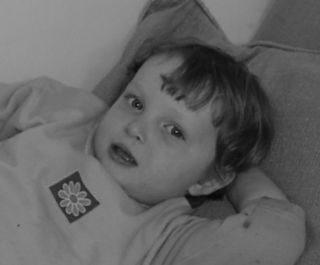
#> input picture images/example.bmp, 320 x 265 px, found by its file name
$ python colorizeTest.py   (older library calls are emulated)
#> lines starting #> are read from the running program, lines starting #| are printed output that depends on the picture; after the words box and inside, x2 and y2 are one past the last pixel; in counts of white or black regions, pixels touching at a corner belong together
import numpy as np
import matplotlib.pyplot as plt
from scipy import misc
from skimage.io import imread, imsave
from scipy import io
from scipy import sparse
from scipy.sparse import linalg
import colorsys
import os
import time
import sys

os.system('cls')
os.system('reset')

def yiq_to_rgb(y, i, q):                                                        # the code from colorsys.yiq_to_rgb is modified to work for arrays
    r = y + 0.948262*i + 0.624013*q
    g = y - 0.276066*i - 0.639810*q
    b = y - 1.105450*i + 1.729860*q
    r[r < 0] = 0
    r[r > 1] = 1
    g[g < 0] = 0
    g[g > 1] = 1
    b[b < 0] = 0
    b[b > 1] = 1
    return (r, g, b)

# ---------------------------------------------------------------------------- #
# ------------------------------- PREPARE ------------------------------------ #
# ---------------------------------------------------------------------------- #

# o_img = input('Enter original file name (using single quotes): ')
# m_img = input('Enter marked file name (using single quotes): ')

dir_path = os.path.dirname(os.path.realpath(__file__))
original = imread('example.bmp')
#> original is the input picture: shape (265, 320, 3); min 7, max 154, mean 98.8
marked = imread('example_marked.bmp')
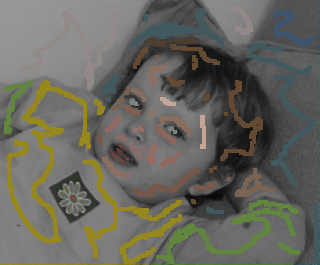
#> input picture images/example_marked.bmp, 320 x 265 px, found by its file name
#> marked is the input picture: shape (265, 320, 3); mean R, G, B 102.4, 102.1, 93.6

original = original.astype(float)/255
marked = marked.astype(float)/255

isColored = abs(original - marked).sum(2) > 0.01                                # isColored as colorIm
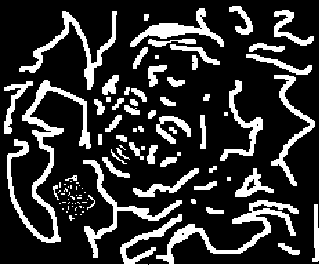
#> isColored: shape (265, 320) bool; 20.5% white; 99 white regions (45 under 20 px), largest, box (x1, y1, x2, y2) and area: (7, 80, 91, 243) 2463, (149, 0, 320, 265) 2423, (19, 11, 117, 90) 1269

(Y,_,_) = colorsys.rgb_to_yiq(original[:,:,0],original[:,:,1],original[:,:,2])

(_,I,Q) = colorsys.rgb_to_yiq(marked[:,:,0],marked[:,:,1],marked[:,:,2])

YUV = np.zeros(original.shape)                                                  # YUV as ntscIm
YUV[:,:,0] = Y
YUV[:,:,1] = I
YUV[:,:,2] = Q
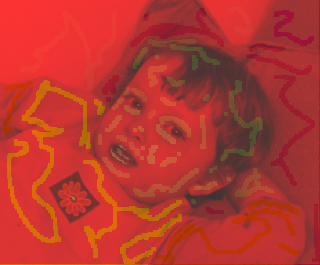
#> YUV: shape (265, 320, 3) float64; mean of channels 0, 1, 2 0.388, 0.0114, -0.0101; drawn with min black and max white

'''
max_d = np.floor(np.log(min(YUV.shape[0],YUV.shape[1]))/np.log(2)-2)
iu = np.floor(YUV.shape[0]/(2**(max_d - 1))) * (2**(max_d - 1))
ju = np.floor(YUV.shape[1]/(2**(max_d - 1))) * (2**(max_d - 1))
isColored = isColored[:iu,:ju].copy()
YUV = YUV[:iu,:ju].copy()
'''
                                                                                # ALTERNATIVE :: colorized = abs(getColorExact( colorIm, YUV ));

# ---------------------------------------------------------------------------- #
# ---------------------------- getExactColor --------------------------------- #
# ---------------------------------------------------------------------------- #

                                                                                # YUV as ntscIm
n = YUV.shape[0]                                                                # n = image height
#> n = 265
m = YUV.shape[1]                                                                # m = image width
#> m = 320
image_size = n*m
#> image_size = 84800

indices_matrix = np.arange(image_size).reshape(n,m,order='F').copy()            # indices_matrix as indsM

wd = 1                                                                          # The radius of window around the pixel to assess
nr_of_px_in_wd = (2*wd + 1)**2                                                  # The number of pixels in the window around one pixel

max_nr = image_size * nr_of_px_in_wd  # Maximal size of pixels to assess for the hole image
#> max_nr = 763200
# (for now include the full window also for the border pixels)
row_inds = np.zeros(max_nr, dtype=np.int64)
col_inds = np.zeros(max_nr, dtype=np.int64)
vals = np.zeros(max_nr)

# ----------------------------- Interation ----------------------------------- #

length = 0  # length as len
pixel_nr = 0  # pixel_nr as consts_len
# Nr of the current pixel == row index in sparse matrix

# iterate over pixels in the image
for j in range(m):
    for i in range(n):

        # If current pixel is not colored
        if (not isColored[i, j]):
            window_index = 0  # window_index as tlen
            window_vals = np.zeros(nr_of_px_in_wd)  # window_vals as gvals

            # Then iterate over pixels in the window around [i,j]
            for ii in range(max(0, i - wd), min(i + wd + 1, n)):
                for jj in range(max(0, j - wd), min(j + wd + 1, m)):

                    # Only if current pixel is not [i,j]
                    if (ii != i or jj != j):
                        row_inds[length] = pixel_nr
                        col_inds[length] = indices_matrix[ii, jj]
                        window_vals[window_index] = YUV[ii, jj, 0]
                        length += 1
                        window_index += 1

            center = YUV[i, j, 0].copy()  # t_val as center
            window_vals[window_index] = center
            # calculate variance of the intensities in a window around pixel [i,j]
            variance = np.mean((window_vals[0:window_index + 1] - np.mean(window_vals[0:window_index + 1])) ** 2)  # variance as c_var
            sigma = variance * 0.6  # csig as sigma

            # Indeed, magic
            mgv = min((window_vals[0:window_index + 1] - center) ** 2)
            if (sigma < (-mgv / np.log(0.01))):
                sigma = -mgv / np.log(0.01)
            if (sigma < 0.000002):  # avoid dividing by 0
                sigma = 0.000002

            window_vals[0:window_index] = np.exp(
                -((window_vals[0:window_index] - center) ** 2) / sigma)  # use weighting funtion (2)
            window_vals[0:window_index] = window_vals[0:window_index] / np.sum(
                window_vals[0:window_index])  # make the weighting function sum up to 1
            vals[length - window_index:length] = -window_vals[0:window_index]
            #print(window_index)
        # END IF NOT COLORED

        # Add the values for the current pixel
        row_inds[length] = pixel_nr

        col_inds[length] = indices_matrix[i, j]
        vals[length] = 1
        length += 1
        pixel_nr += 1
#> after the loop, length = 622209; pixel_nr = 84800

    # END OF FOR i
# END OF FOR j

# ---------------------------------------------------------------------------- #
# ------------------------ After Iteration Process --------------------------- #
# ---------------------------------------------------------------------------- #

# Trim to variables to the length that does not include overflow from the edges
vals = vals[0:length]
col_inds = col_inds[0:length]
row_inds = row_inds[0:length]

# ------------------------------- Sparseness --------------------------------- #
# sys.exit('LETS NOT SPARSE IT YET')
A = sparse.csr_matrix((vals, (row_inds, col_inds)), (pixel_nr, image_size))

# io.mmwrite(os.path.join(dir_path, 'sparse_matrix'), A)
b = np.zeros((A.shape[0]))

colorized = np.zeros(YUV.shape)  # colorized as nI = resultant colored image
colorized[:, :, 0] = YUV[:, :, 0]

color_copy_for_nonzero = isColored.reshape(image_size,
                                           order='F').copy()  # We have to reshape and make a copy of the view of an array for the nonzero() to work like in MATLAB
colored_inds = np.nonzero(color_copy_for_nonzero)  # colored_inds as lblInds

for t in [1, 2]:
    curIm = YUV[:, :, t].reshape(image_size, order='F').copy()
    b[colored_inds] = curIm[colored_inds]
    new_vals = linalg.spsolve(A,
                              b)  # new_vals = linalg.lsqr(A, b)[0] # least-squares solution (much slower), slightly different solutions
    # lsqr returns unexpectedly (ndarray,ndarray) tuple, first is correct so:
    # use new_vals[0] for reshape if you use lsqr
    colorized[:, :, t] = new_vals.reshape(n, m, order='F')
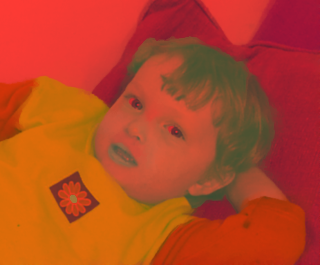
#> colorized: shape (265, 320, 3) float64; mean of channels 0, 1, 2 0.388, 0.0549, -0.043; drawn with min black and max white

# ---------------------------------------------------------------------------- #
# ------------------------------ Back to RGB --------------------------------- #
# ---------------------------------------------------------------------------- #

(R, G, B) = yiq_to_rgb(colorized[:, :, 0], colorized[:, :, 1], colorized[:, :, 2])
#> in yiq_to_rgb, `b[b < 0] = 0`:
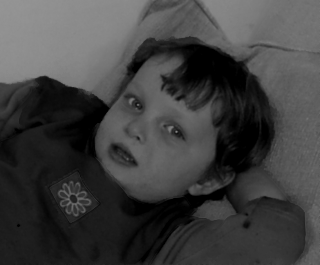
#> b: shape (265, 320) float64; min 0, max 0.587, mean 0.254
colorizedRGB = np.zeros(colorized.shape)
colorizedRGB[:, :, 0] = R  # colorizedRGB as colorizedIm
colorizedRGB[:, :, 1] = G
colorizedRGB[:, :, 2] = B
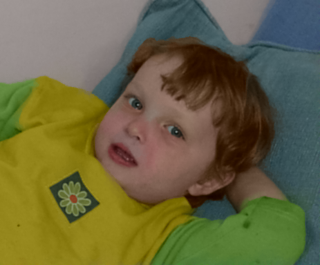
#> colorizedRGB: shape (265, 320, 3) float64; mean of channels 0, 1, 2 0.413, 0.4, 0.254; drawn as R, G, B

plt.imshow(colorizedRGB)
plt.show()

misc.imsave(os.path.join(dir_path, 'example3_colorized.bmp'), colorizedRGB, format='bmp')
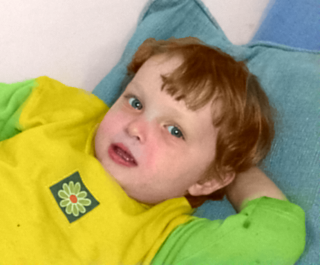
#> saved as example3_colorized.bmp: PIL image 320x265 RGB; mean R, G, B 168, 162.7, 103.2
